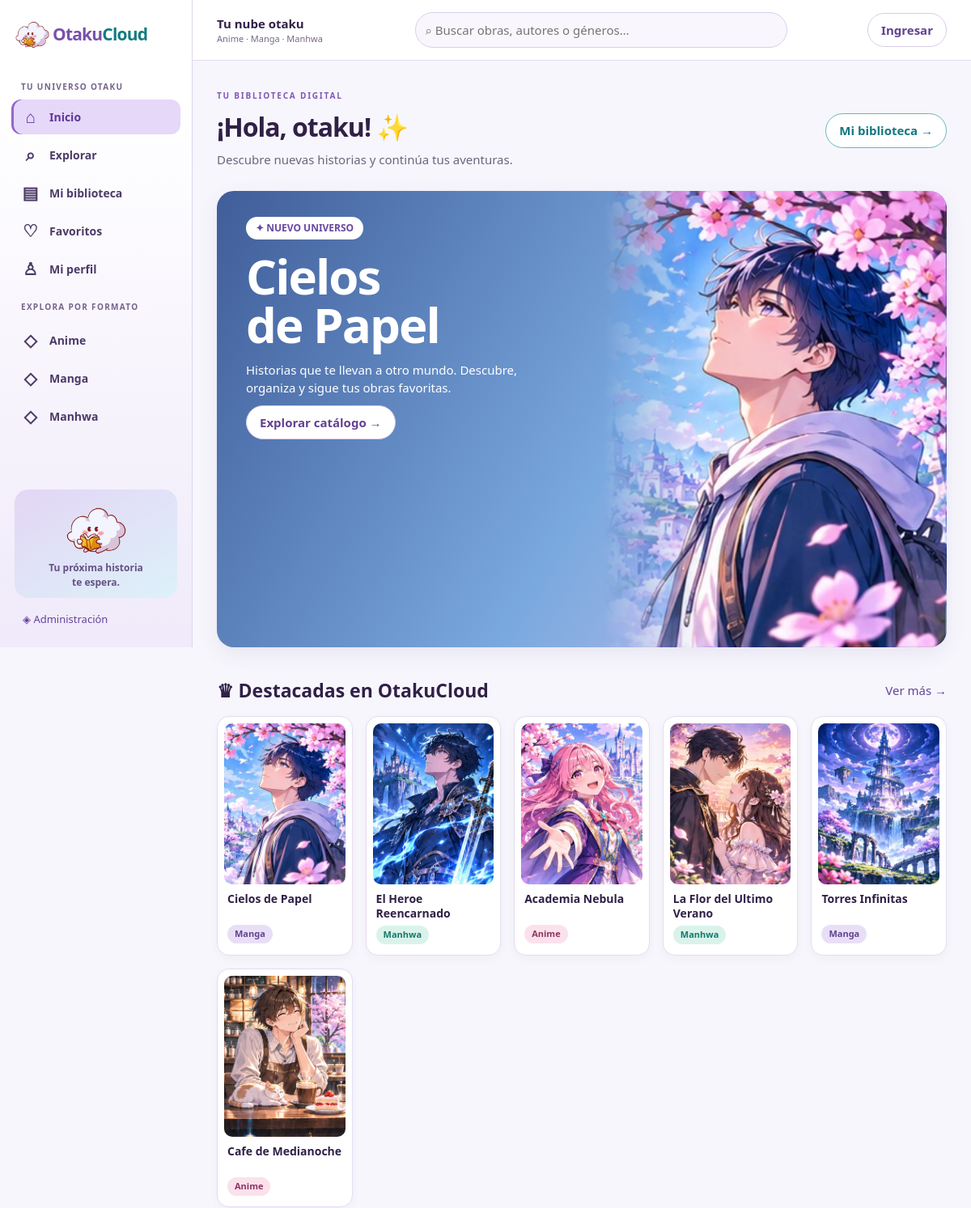
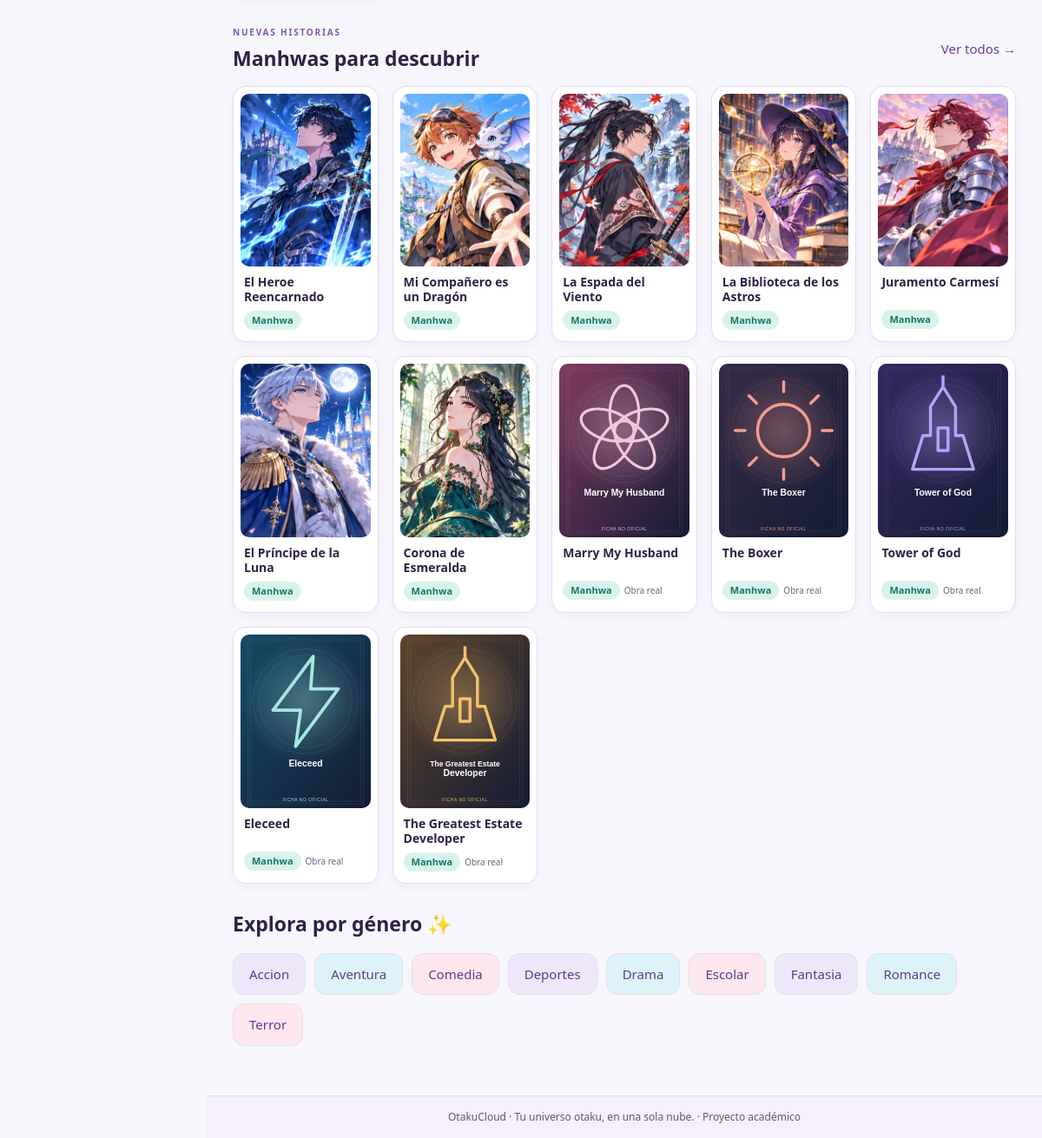
The page / on the database its author committed (2 pictures, top to bottom).
### tables this page shows
CREATE TABLE obras (
 id INT UNSIGNED AUTO_INCREMENT PRIMARY KEY,
 titulo VARCHAR(180) NOT NULL,
 tipo ENUM('anime','manga','manhwa') NOT NULL,
 autor VARCHAR(120), sinopsis TEXT NOT NULL,
 portada VARCHAR(255),
 estado_publicacion ENUM('en_publicacion','finalizado','pausado') NOT NULL DEFAULT 'en_publicacion',
 destacado BOOLEAN NOT NULL DEFAULT FALSE,
 creado_en TIMESTAMP DEFAULT CURRENT_TIMESTAMP,
 INDEX idx_tipo (tipo), INDEX idx_titulo (titulo)
);

CREATE TABLE generos (
 id INT UNSIGNED AUTO_INCREMENT PRIMARY KEY,
 nombre VARCHAR(80) NOT NULL UNIQUE
);

### index.php (the view, shortened to what this page needs)
<?php
function e($x):string{return htmlspecialchars((string)$x,ENT_QUOTES|ENT_SUBSTITUTE,'UTF-8');}
function url($p='home',$id=0){return 'index.php?page='.rawurlencode($p).($id?'&id='.(int)$id:'');}
function q($sql,$args=[]){global $db;$s=$db->prepare($sql);$s->execute($args);return $s;}
function all($s,$a=[]){return q($s,$a)->fetchAll();} function one($s,$a=[]){return q($s,$a)->fetch()?:null;} function val($s,$a=[]){return q($s,$a)->fetchColumn();}
function cover($o){$map=['Cielos de Papel'=>'cielos','El Heroe Reencarnado'=>'heroe','Academia Nebula'=>'nebula','La Flor del Ultimo Verano'=>'flor','Torres Infinitas'=>'torres','Cafe de Medianoche'=>'cafe'];$p=$o['portada']??'';if(preg_match('~^assets/img/[a-zA-Z0-9_.-]+$~D',$p)&&is_file(__DIR__.'/'.$p))return $p;return isset($map[$o['titulo']])?'assets/img/'.$map[$o['titulo']].'.webp':'assets/img/placeholder.svg';}
function brand(){return '<a class="brand" href="index.php"><img src="assets/img/logo.png" alt=""><span>Otaku<b>Cloud</b></span></a>';}
function card($o){echo '<article class="work"><a href="'.url('detail',$o['id']).'"><img loading="lazy" src="'.e(cover($o)).'" alt=""><h3>'.e($o['titulo']).'</h3></a><span class="tag '.e($o['tipo']).'">'.e(ucfirst($o['tipo'])).'</span>'.(str_contains(cover($o),'real-')?'<span class="origin-label">Obra real</span>':'').'</article>';}
$me=isset($_SESSION['uid'])?one('SELECT id,nombre,correo,rol FROM usuarios WHERE id=? AND activo=1',[$_SESSION['uid']]):null;
$page=$_GET['page']??'home';$id=max(0,(int)($_GET['id']??0));
$genres=all('SELECT * FROM generos ORDER BY nombre');$notice=$_SESSION['flash']??'';unset($_SESSION['flash']);
?><!DOCTYPE html><html lang="es"><head><link rel="stylesheet" href="assets/css/style.css"></head><body>
<?php if(in_array($page,['login','register','admin_login'],true)): $isAdminLogin=$page==='admin_login';$isRegister=$page==='register'; ?>
<main class="auth <?=$isAdminLogin?'auth-admin':''?>"><div class="auth-art"><div class="auth-brand"><?=brand()?><h2><?=$isAdminLogin?'Panel de administración':'Tu universo otaku,<br>en una sola nube.'?></h2><p>Anime · Manga · Manhwa</p></div></div><section class="auth-form"><?=brand()?><?php if($isAdminLogin):?><span class="access-label">◈ ACCESO EXCLUSIVO</span><?php endif;?><h1><?=$isAdminLogin?'Iniciar sesión · Admin':($isRegister?'Crea tu cuenta':'¡Bienvenido de nuevo!')?></h1><p class="muted"><?=$isAdminLogin?'Accede al panel de gestión de OtakuCloud.':'Tu próxima aventura empieza aquí.'?></p><?php if($notice):?><p class="notice"><?=e($notice)?></p><?php endif;?><form method="post"><?=action($page)?><?php if($isRegister):?><label>Nombre de usuario<input name="nombre" required maxlength="80" autocomplete="username"></label><?php endif;?><label>Correo electrónico<input type="email" name="correo" required autocomplete="email" placeholder="nombre@correo.com"></label><label>Contraseña<span class="password-field"><input type="password" name="password" required autocomplete="<?=$isRegister?'new-password':'current-password'?>" minlength="8" placeholder="••••••••"><button type="button" class="ghost password-toggle" aria-label="Mostrar contraseña">Ver</button></span></label><?php if($isRegister):?><label>Confirmar contraseña<input type="password" name="confirm" required minlength="8" autocomplete="new-password"></label><?php endif;?><button class="primary full"><?=$isRegister?'Registrarme':($isAdminLogin?'Ingresar al panel':'Iniciar sesión')?></button></form><?php if(!$isAdminLogin):?><p><?=$isRegister?'¿Ya tienes cuenta?':'¿Aún no tienes cuenta?'?> <a href="<?=url($isRegister?'login':'register')?>"><?=$isRegister?'Inicia sesión':'Regístrate'?></a></p><p class="auth-admin-link"><a href="<?=url('admin_login')?>">◈ Acceso administrador</a></p><?php else:?><p><a href="<?=url('login')?>">Acceso para usuarios</a></p><?php endif;?><a href="index.php">← Volver al inicio</a></section></main>
<?php else: ?>
<?php $adminView=str_starts_with($page,'admin');$navItems=$adminView?['admin'=>['▦','Resumen'],'admin_works'=>['▤','Obras'],'admin_genres'=>['◇','Géneros'],'admin_users'=>['♙','Usuarios'],'admin_reviews'=>['▧','Comentarios']]:['home'=>['⌂','Inicio'],'catalog'=>['⌕','Explorar'],'library'=>['▤','Mi biblioteca'],'favorites'=>['♡','Favoritos'],'profile'=>['♙','Mi perfil']];?>
<div class="app-shell <?=$adminView?'admin-shell':''?>"><aside class="side" id="sidebar"><?=brand()?><div class="side-caption"><?=$adminView?'ADMINISTRACIÓN':'TU UNIVERSO OTAKU'?></div><nav class="side-nav"><?php foreach($navItems as $p=>$item):?><a class="<?=($page===$p&&($p!=='catalog'||empty($_GET['tipo'])))||($p==='admin_works'&&$page==='admin_chapters')?'active':''?>" href="<?=url($p)?>"><span class="nav-icon"><?=e($item[0])?></span><?=e($item[1])?></a><?php endforeach;?><?php if(!$adminView):?><div class="side-caption">EXPLORA POR FORMATO</div><?php foreach(['anime'=>'Anime','manga'=>'Manga','manhwa'=>'Manhwa'] as $t=>$label):?><a class="<?=$page==='catalog'&&($_GET['tipo']??'')===$t?'active':''?>" href="<?=url('catalog')?>&tipo=<?=$t?>"><span class="nav-icon">◇</span><?=e($label)?></a><?php endforeach;?><?php endif;?></nav><div class="side-bottom"><div class="side-mascot"><img src="assets/img/logo.png" alt=""><p>Tu próxima historia<br>te espera.</p></div><?php if($adminView):?><a href="index.php">← Volver al catálogo</a><?php else:?><a href="<?=url($me&&$me['rol']==='admin'?'admin':'admin_login')?>">◈ Administración</a><?php endif;?><?php if($me):?><form method="post"><?=action('logout')?><button class="ghost">↪ Cerrar sesión</button></form><?php endif;?></div></aside><div class="app-body"><header class="top"><div class="navwrap"><button class="mobile-menu ghost" type="button" aria-controls="sidebar" aria-expanded="false" aria-label="Abrir menú">☰</button><div class="top-context"><b><?=$adminView?'Panel de administración':'Tu nube otaku'?></b><small><?=$adminView?'Gestión de OtakuCloud':'Anime · Manga · Manhwa'?></small></div><form class="top-search" method="get" action="index.php"><input type="hidden" name="page" value="catalog"><input name="q" aria-label="Buscar obras" placeholder="⌕ Buscar obras, autores o géneros…"></form><div class="navright"><?php if($me):?><a class="avatar" href="<?=url('profile')?>" title="Mi perfil"><?=e(function_exists('mb_substr')?mb_strtoupper(mb_substr($me['nombre'],0,1)):strtoupper(substr($me['nombre'],0,1)))?></a><span class="account-name"><?=e($me['nombre'])?></span><?php else:?><a class="primary" href="<?=url('login')?>">Ingresar</a><?php endif;?></div></div></header><main class="container"><?php if($notice):?><div class="notice"><?=e($notice)?></div><?php endif;?>
<?php if($page==='home'): $works=all('SELECT * FROM obras ORDER BY destacado DESC, id LIMIT 6');$manhwas=all("SELECT * FROM obras WHERE tipo='manhwa' ORDER BY destacado DESC,id DESC LIMIT 12");?>
<div class="welcome-row"><div><span class="section-kicker">TU BIBLIOTECA DIGITAL</span><h1>¡Hola<?=$me?', '.e($me['nombre']):', otaku'?>! ✨</h1><p class="muted">Descubre nuevas historias y continúa tus aventuras.</p></div><a class="outline" href="<?=url('library')?>">Mi biblioteca →</a></div><section class="hero"><div><span class="eyebrow">✦ NUEVO UNIVERSO</span><h1>Cielos<br> de Papel</h1><p>Historias que te llevan a otro mundo. Descubre, organiza y sigue tus obras favoritas.</p><a class="primary" href="<?=url('catalog')?>">Explorar catálogo →</a></div><img src="assets/img/cielos.webp" alt="Ilustración anime de Cielos de Papel"></section>
<div class="sectionhead"><h2>♛ Destacadas en OtakuCloud</h2><a href="<?=url('catalog')?>">Ver más →</a></div><div class="cards"><?php foreach($works as $o)card($o);?></div><div class="sectionhead"><div><span class="section-kicker">NUEVAS HISTORIAS</span><h2>Manhwas para descubrir</h2></div><a href="<?=url('catalog')?>&tipo=manhwa">Ver todos →</a></div><div class="cards"><?php foreach($manhwas as $o)card($o);?></div><div class="sectionhead"><h2>Explora por género ✨</h2></div><div class="genres"><?php foreach($genres as $g):?><a href="<?=url('catalog')?>&genero=<?=$g['id']?>"><?=e($g['nombre'])?></a><?php endforeach;?></div>
<?php else: http_response_code(404);?><h1>Página no encontrada</h1><a href="index.php">Volver</a><?php endif;?></main><footer><p>OtakuCloud · Tu universo otaku, en una sola nube. · Proyecto académico</p></footer></div></div><?php endif;?><script src="assets/js/app.js"></script></body></html>

### rows shown on the page
obras: shows a picture, titulo "Cielos de Papel", tipo "Manga"
obras: shows a picture, titulo "El Heroe Reencarnado", tipo "Manhwa"
obras: shows a picture, titulo "Academia Nebula", tipo "Anime"
obras: shows a picture, titulo "La Flor del Ultimo Verano", tipo "Manhwa"
obras: shows a picture, titulo "Torres Infinitas", tipo "Manga"
obras: shows a picture, titulo "Cafe de Medianoche", tipo "Anime"
obras: portada (picture), titulo "Mi Compañero es un Dragón", tipo "Manhwa"
obras: portada (picture), titulo "La Espada del Viento", tipo "Manhwa"
obras: portada (picture), titulo "La Biblioteca de los Astros", tipo "Manhwa"
obras: portada (picture), titulo "Juramento Carmesí", tipo "Manhwa"
obras: portada (picture), titulo "El Príncipe de la Luna", tipo "Manhwa"
obras: portada (picture), titulo "Corona de Esmeralda", tipo "Manhwa"
obras: portada (picture), titulo "Marry My Husband", tipo "Manhwa", shows "Obra real"
obras: portada (picture), titulo "The Boxer", tipo "Manhwa", shows "Obra real"
obras: portada (picture), titulo "Tower of God", tipo "Manhwa", shows "Obra real"
obras: portada (picture), titulo "Eleceed", tipo "Manhwa", shows "Obra real"
obras: portada (picture), titulo "The Greatest Estate Developer", tipo "Manhwa", shows "Obra real"
generos: nombre "Accion"
generos: nombre "Aventura"
generos: nombre "Comedia"
generos: nombre "Deportes"
generos: nombre "Drama"
generos: nombre "Escolar"
generos: nombre "Fantasia"
generos: nombre "Romance"
generos: nombre "Terror"

### other values the page prints
$item[0] "⌂"
$item[1] "Inicio"
$item[0] "⌕"
$item[1] "Explorar"
$item[0] "▤"
$item[1] "Mi biblioteca"
$item[0] "♡"
$item[1] "Favoritos"
$item[0] "♙"
$item[1] "Mi perfil"
$label "Anime"
$label "Manga"
$label "Manhwa"
